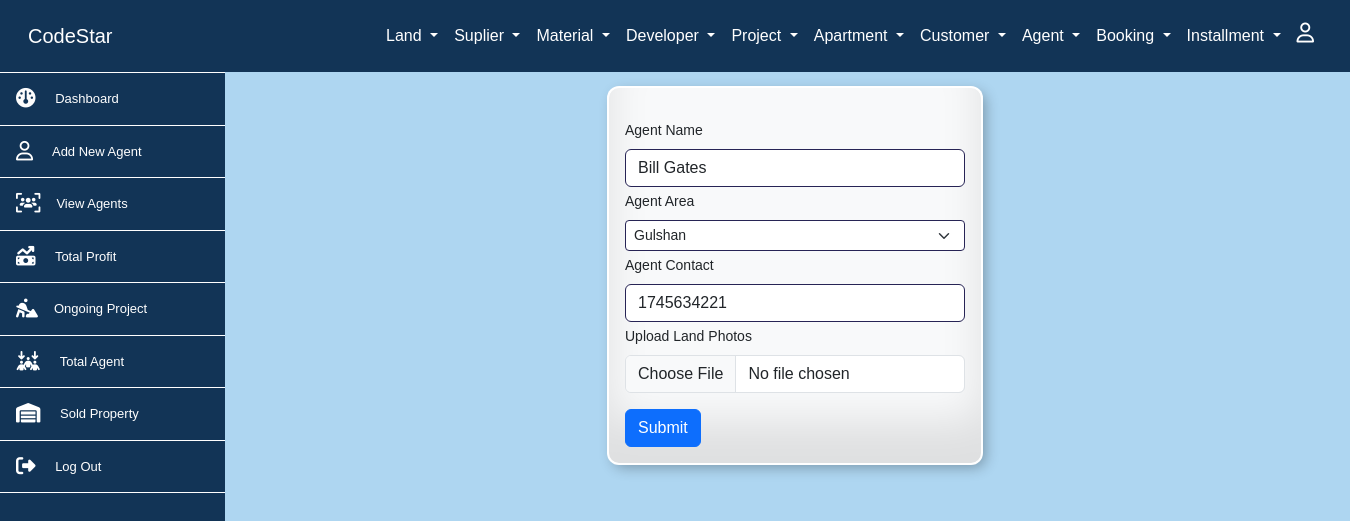
/pages/agent/agentupdate.php?id=21 (signed in), run on the app's committed database.
### tables this page shows
CREATE TABLE `land_agent` (
  `land_agent_id` int NOT NULL,
  `land_agent_name` varchar(255) DEFAULT NULL,
  `land_agent_contact` varchar(55) DEFAULT NULL,
  `land_agent_location` int DEFAULT NULL,
  `agent_img` varchar(255) DEFAULT NULL,
  `user_id` int NOT NULL,
  `password` varchar(11) NOT NULL,
  `user_name` varchar(50) NOT NULL
);

CREATE TABLE `area` (
  `area_id` int NOT NULL,
  `area_name` varchar(50) NOT NULL
);

### pages/agent/agentupdate.php (the view, shortened to what this page needs)
<?php include('../../includes/conf.php');
?>
<?php
    $id=$_GET['id'];
    $sql = "SELECT * FROM land_agent where land_agent_id = $id";
    $result = $conn->query($sql);
    $row = $result->fetch_assoc();
?>
<div class="col-md-12  container d-flex justify-content-center bg ">
<div class="col-md-4">
  <form method="post" class=" col-md-12 bg-light mt-3 pdiv" enctype="multipart/form-data">
  <div class="p-3">
    <div >
      <label for="land" class="form-label mt-3">Agent Name</label>
      <input type="text" class="form-control mb-1 in" id="land" name="aname" value="<?= $row['land_agent_name']?>">
    </div>
    <div>
    <label for="larea" class="form-label">Agent Area</label>
      <select class="form-select form-select-sm in mb-1" name="aarea" aria-label=".form-select-sm example">
        <?php
         $sql = "SELECT * FROM area";
         $result = $conn->query($sql);
         while ($rows = $result->fetch_assoc()) {
        ?>
          <option value= "<?php echo $rows['area_id'];?>" <?php if($rows['area_id']==$row['land_agent_location']){echo 'selected';}?>>
          <?php echo$rows['area_name'];?>
        </option>
          <?php }?>
      </select>
    </div>
    <div >
      <label for="larea" class="form-label">Agent Contact</label>
      <input type="text" class="form-control mb-1 in" id="larea" name="acontact" value="<?= $row['land_agent_contact']?>">
    </div>
    <div class="mb-3 ">
      <label for="formFile" class="form-label">Upload Land Photos</label>
      <input class="form-control" type="file" id="formFile" name="pic">
  </div>
    <button type="submit" class="btn btn-primary" name="sub">Submit</button>
  </form>
</div>
</div>

### data on the page
land_agent: aname "Bill Gates", aarea "Gulshan", acontact "1745634221"
